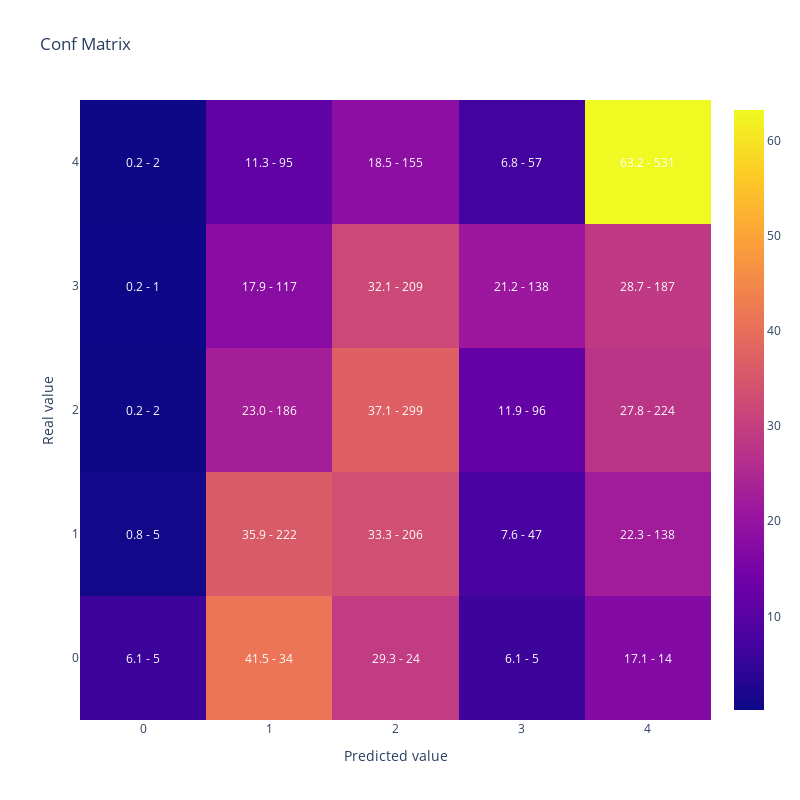

Notebook code for this chart:
### Code cell
#Muestro la matriz de confusión
display(plot_confusion_matrix(y_test,y_pred))

### Figure 1 — Plotly figure (JSON) as saved in the notebook; plotly's stock layout.template omitted (floating-point values rounded to 4 significant figures)
{"data": [{"type": "heatmap", "x": [0, 1, 2, 3, 4], "y": [0, 1, 2, 3, 4], "z": [[6.098, 41.46, 29.27, 6.098, 17.07], [0.8091, 35.92, 33.33, 7.605, 22.33], [0.2478, 23.05, 37.05, 11.9, 27.76], [0.1534, 17.94, 32.06, 21.17, 28.68], [0.2381, 11.31, 18.45, 6.786, 63.21]]}], "layout": {"annotations": [{"font": {"color": "white"}, "showarrow": false, "text": "6.1 - 5", "x": 0, "xref": "x", "y": 0, "yref": "y"}, {"font": {"color": "white"}, "showarrow": false, "text": "41.5 - 34", "x": 1, "xref": "x", "y": 0, "yref": "y"}, {"font": {"color": "white"}, "showarrow": false, "text": "29.3 - 24", "x": 2, "xref": "x", "y": 0, "yref": "y"}, {"font": {"color": "white"}, "showarrow": false, "text": "6.1 - 5", "x": 3, "xref": "x", "y": 0, "yref": "y"}, {"font": {"color": "white"}, "showarrow": false, "text": "17.1 - 14", "x": 4, "xref": "x", "y": 0, "yref": "y"}, {"font": {"color": "white"}, "showarrow": false, "text": "0.8 - 5", "x": 0, "xref": "x", "y": 1, "yref": "y"}, {"font": {"color": "white"}, "showarrow": false, "text": "35.9 - 222", "x": 1, "xref": "x", "y": 1, "yref": "y"}, {"font": {"color": "white"}, "showarrow": false, "text": "33.3 - 206", "x": 2, "xref": "x", "y": 1, "yref": "y"}, {"font": {"color": "white"}, "showarrow": false, "text": "7.6 - 47", "x": 3, "xref": "x", "y": 1, "yref": "y"}, {"font": {"color": "white"}, "showarrow": false, "text": "22.3 - 138", "x": 4, "xref": "x", "y": 1, "yref": "y"}, {"font": {"color": "white"}, "showarrow": false, "text": "0.2 - 2", "x": 0, "xref": "x", "y": 2, "yref": "y"}, {"font": {"color": "white"}, "showarrow": false, "text": "23.0 - 186", "x": 1, "xref": "x", "y": 2, "yref": "y"}, {"font": {"color": "white"}, "showarrow": false, "text": "37.1 - 299", "x": 2, "xref": "x", "y": 2, "yref": "y"}, {"font": {"color": "white"}, "showarrow": false, "text": "11.9 - 96", "x": 3, "xref": "x", "y": 2, "yref": "y"}, {"font": {"color": "white"}, "showarrow": false, "text": "27.8 - 224", "x": 4, "xref": "x", "y": 2, "yref": "y"}, {"font": {"color": "white"}, "showarrow": false, "text": "0.2 - 1", "x": 0, "xref": "x", "y": 3, "yref": "y"}, {"font": {"color": "white"}, "showarrow": false, "text": "17.9 - 117", "x": 1, "xref": "x", "y": 3, "yref": "y"}, {"font": {"color": "white"}, "showarrow": false, "text": "32.1 - 209", "x": 2, "xref": "x", "y": 3, "yref": "y"}, {"font": {"color": "white"}, "showarrow": false, "text": "21.2 - 138", "x": 3, "xref": "x", "y": 3, "yref": "y"}, {"font": {"color": "white"}, "showarrow": false, "text": "28.7 - 187", "x": 4, "xref": "x", "y": 3, "yref": "y"}, {"font": {"color": "white"}, "showarrow": false, "text": "0.2 - 2", "x": 0, "xref": "x", "y": 4, "yref": "y"}, {"font": {"color": "white"}, "showarrow": false, "text": "11.3 - 95", "x": 1, "xref": "x", "y": 4, "yref": "y"}, {"font": {"color": "white"}, "showarrow": false, "text": "18.5 - 155", "x": 2, "xref": "x", "y": 4, "yref": "y"}, {"font": {"color": "white"}, "showarrow": false, "text": "6.8 - 57", "x": 3, "xref": "x", "y": 4, "yref": "y"}, {"font": {"color": "white"}, "showarrow": false, "text": "63.2 - 531", "x": 4, "xref": "x", "y": 4, "yref": "y"}], "height": 800, "title": {"text": "Conf Matrix"}, "width": 800, "xaxis": {"title": {"text": "Predicted value"}}, "yaxis": {"title": {"text": "Real value"}}}}
